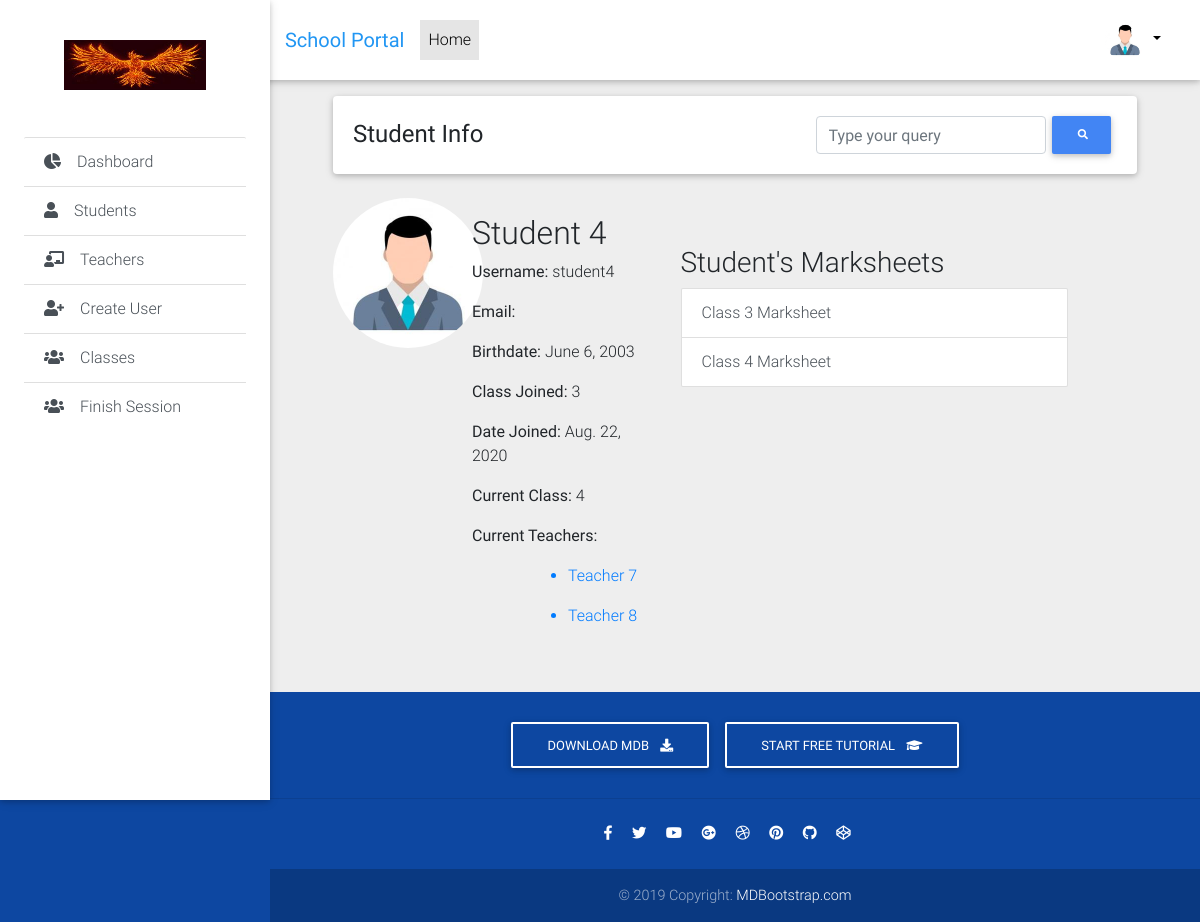
The page /admin-portal/student/student4/ (signed in) on the database its author committed.
### core/models.py (models this page shows, shortened)
class Profile(models.Model):
    user = models.OneToOneField(settings.AUTH_USER_MODEL, on_delete=models.CASCADE)
    first_name = models.CharField(max_length=100, blank=True, null=True)
    last_name = models.CharField(max_length=100, blank=True, null=True)
    image = models.ImageField(default='default.jpg', upload_to='profile_pics')
    birthdate = models.DateField(blank=True, null=True)
    age = models.IntegerField(blank=True, null=True)
    date_joined = models.DateField(auto_now_add=True)
    STATUS_CHOICES = [
        ('S', 'Student'),
        ('T', 'Teacher'),
        ('A', 'Admin')
    ]
    status = models.CharField(max_length=1, choices=STATUS_CHOICES, blank=True, null=True)
    class Meta:
        unique_together = ['first_name', 'last_name']

class Student(models.Model):
    profile = models.OneToOneField(Profile, on_delete=models.CASCADE)
    class_joined = models.IntegerField(blank=True, null=True, choices=CLASS_CHOICES)
    current_class = models.IntegerField(blank=True, null=True, choices=CLASS_CHOICES)
    current_teachers = models.ManyToManyField(to='Teacher')
    school_finished = models.BooleanField(default=False)
    final_result_calculated = models.BooleanField(default=False)

class Teacher(models.Model):
    profile = models.OneToOneField(Profile, on_delete=models.CASCADE)
    TEACHER_SUBJECTS = [
        ('M', 'Maths'),
        ('S', 'Science'),
        ('E', 'English')
    ]
    subject = models.CharField(max_length=1, choices=TEACHER_SUBJECTS)
    classes = models.ManyToManyField(to='Class')

### core/views.py (the view)
# urls.py: path('admin-portal/student/<str:username>/', student_detail_admin, name='student-detail-admin'),
@login_required
def student_detail_admin(request, username):
    if request.user.profile.status == 'A':
        std_user = User.objects.get(username=username)
        std = Student.objects.get(profile=std_user.profile)
        current_class = std.current_class
        class_joined = std.class_joined
        teachers = std.current_teachers.all()
        context = {
            'student': std,
            'class_list': range(class_joined, current_class+1),
            'teachers': teachers
        }
        return render(request, 'student-detail-admin.html', context)
    else:
        raise PermissionDenied

### templates/student-detail-admin.html (shortened to what this page needs)
{% extends 'adminbase.html' %}
{% block content %}
<main class="pt-5 mx-lg-5">
    <div class="container-fluid mt-5">
        <div class="card mb-4 wow fadeIn">
            <div class="card-body d-sm-flex justify-content-between">
                <h4 class="mb-2 mb-sm-0 pt-1">
                    <span>Student Info</span>
                </h4>
                <form class="d-flex justify-content-center">
                    <input type="search" placeholder="Type your query" aria-label="Search" class="form-control">
                    <button class="btn btn-primary btn-sm my-0 p" type="submit">
                    <i class="fas fa-search"></i>
                    </button>
                </form>
            </div>
        </div>
        <div class="row mb-5">
            <div class="col-2">
                <img src="{{ student.profile.image.url }}" class="rounded-circle mr-3" height="150px" width="150" alt="avatar">
            </div>
            <div class="col-3 mt-3">
                <h2>{{ student.profile.first_name }} {{ student.profile.last_name }}</h2>
                <p><b>Username:</b> {{ student.profile.user.username }}</p>
                <p><b>Email:</b> {{ student.profile.user.email }}</p>
                <p><b>Birthdate:</b> {{ student.profile.birthdate }}</p>
                <p><b>Class Joined:</b> {{ student.class_joined }}</p>
                <p><b>Date Joined:</b> {{ student.profile.date_joined }}</p>
                <p><b>Current Class:</b> {{ student.current_class }}</p>
                <p><b>Current Teachers:</b></p>
                {% for teacher in teachers %}
                <ul class="mt-0 ml-5 pl-5">
                    <a href=""><li>{{ teacher.profile.first_name }} {{ teacher.profile.last_name }}</li></a>
                </ul>
                {% endfor %}
            </div>
            <div class="col-6">
                <h3 class="mt-5">Student's Marksheets</h3>
                <div class="list-group mb-5">
                    {% for class in class_list %}
                        <a href="{% url 'core:student-marksheet' student.profile.user.username class %}" class="list-group-item list-group-item-action">Class {{ class }} Marksheet</a>
                    {% endfor %}
                </div>
            </div>
        </div>
    </div>
</main>
{% endblock content %}

### templates/adminbase.html (shortened to what this page needs)
{% load static %}
<!DOCTYPE html>
<html lang="en">
<head>
  <link rel="stylesheet" href="https://use.fontawesome.com/releases/v5.11.2/css/all.css">
  <link href="{% static 'css/bootstrap.min.css' %}" rel="stylesheet">
  <link href="{% static 'css/mdb.min.css' %}" rel="stylesheet">
  <link href="{% static 'css/style.min.css' %}" rel="stylesheet">
</head>
<body class="grey lighten-3">
  <header>
    <div class="sidebar-fixed position-fixed">
        <a class="logo-wrapper waves-effect">
          <img src="{% static 'img/download.jpg' %}" width="200px" height="150px" class="img-fluid" alt="">
        </a>
        <div class="list-group list-group-flush">
            <a href="{% url 'core:admin-portal' %}" class="list-group-item {% block active %}{% endblock active %} list-group-item-action waves-effect">
                <i class="fas fa-chart-pie mr-3"></i>Dashboard
            </a>
            <a href="{% url 'core:students-admin' %}" class="list-group-item {% block active2 %}{% endblock active2 %} list-group-item-action waves-effect">
                <i class="fas fa-user mr-3"></i>Students</a>
            <a href="{% url 'core:teachers-admin' %}" class="list-group-item {% block active3 %}{% endblock active3 %} list-group-item-action waves-effect">
                <i class="fas fa-chalkboard-teacher mr-3"></i>Teachers</a>
            <a href="{% url 'core:create-user' %}" class="list-group-item {% block active4 %}{% endblock active4 %} list-group-item-action waves-effect">
              <i class="fas fa-user-plus mr-3"></i></i>Create User</a>
            <a href="{% url 'core:classes' %}" class="list-group-item {% block active5 %}{% endblock active5 %} list-group-item-action waves-effect">
              <i class="fas fa-users mr-3"></i>Classes</a>
            <a href="{% url 'core:finish-session' %}" class="list-group-item {% block active6 %}{% endblock active6 %} list-group-item-action waves-effect">
              <i class="fas fa-users mr-3"></i>Finish Session</a>
        </div>
    </div>
    <nav class="navbar fixed-top navbar-expand-lg navbar-light white scrolling-navbar">
      <div class="container-fluid">
        <a class="navbar-brand waves-effect" href="/">
          <strong class="blue-text">School Portal</strong>
        </a>
        <div class="collapse navbar-collapse" id="navbarSupportedContent">
          <ul class="navbar-nav mr-auto">
            <li class="nav-item active">
              <a class="nav-link waves-effect" href="/">Home
              </a>
            </li>
          </ul>
          <ul class="navbar-nav nav-flex-icons">
            {% if user.is_authenticated %}
              <li class="nav-item avatar dropdown">
                <a class="nav-link dropdown-toggle" id="navbarDropdownMenuLink-55" data-toggle="dropdown"
                  aria-haspopup="true" aria-expanded="false">
                  <img width="40px" src="{{ user.profile.image.url }}" class="rounded-circle z-depth-0"
                    alt="avatar image">
                </a>
              </li>
            {% endif %}
          </ul>
        </div>
      </div>
    </nav>
  </header>
{% block content %}
{% endblock content %}
  <footer class="page-footer text-center font-small primary-color-dark darken-2 mt-4 wow fadeIn">
    <div class="pt-4">
      <a class="btn btn-outline-white" href="https://mdbootstrap.com/docs/jquery/getting-started/download/" target="_blank"
        role="button">Download
        MDB
        <i class="fas fa-download ml-2"></i>
      </a>
      <a class="btn btn-outline-white" href="https://mdbootstrap.com/education/bootstrap/" target="_blank" role="button">Start
        free tutorial
        <i class="fas fa-graduation-cap ml-2"></i>
      </a>
    </div>
    <hr class="my-4">
    <div class="pb-4">
      <a href="https://www.facebook.com/mdbootstrap" target="_blank">
        <i class="fab fa-facebook-f mr-3"></i>
      </a>
      <a href="https://twitter.com/MDBootstrap" target="_blank">
        <i class="fab fa-twitter mr-3"></i>
      </a>
      <a href="https://www.youtube.com/watch?v=7MUISDJ5ZZ4" target="_blank">
        <i class="fab fa-youtube mr-3"></i>
      </a>
      <a href="https://plus.google.com/u/0/b/107863090883699620484" target="_blank">
        <i class="fab fa-google-plus mr-3"></i>
      </a>
      <a href="https://dribbble.com/mdbootstrap" target="_blank">
        <i class="fab fa-dribbble mr-3"></i>
      </a>
      <a href="https://pinterest.com/mdbootstrap" target="_blank">
        <i class="fab fa-pinterest mr-3"></i>
      </a>
      <a href="https://github.com/mdbootstrap/bootstrap-material-design" target="_blank">
        <i class="fab fa-github mr-3"></i>
      </a>
      <a href="http://codepen.io/mdbootstrap/" target="_blank">
        <i class="fab fa-codepen mr-3"></i>
      </a>
    </div>
    <div class="footer-copyright py-3">
      © 2019 Copyright:
      <a href="https://mdbootstrap.com/education/bootstrap/" target="_blank"> MDBootstrap.com </a>
    </div>
  </footer>
</body>
</html>

### rows shown on the page
Student: profile.image (placeholder picture), profile.first_name "Student", profile.last_name "4", profile.user.username "student4", profile.birthdate "June 6, 2003", class_joined "3", profile.date_joined "Aug. 22, 2020", current_class "4"
Teacher: profile.first_name "Teacher", profile.last_name "7"
Teacher: profile.first_name "Teacher", profile.last_name "8"

### other values the page prints
{{ class }} "3" "4"
